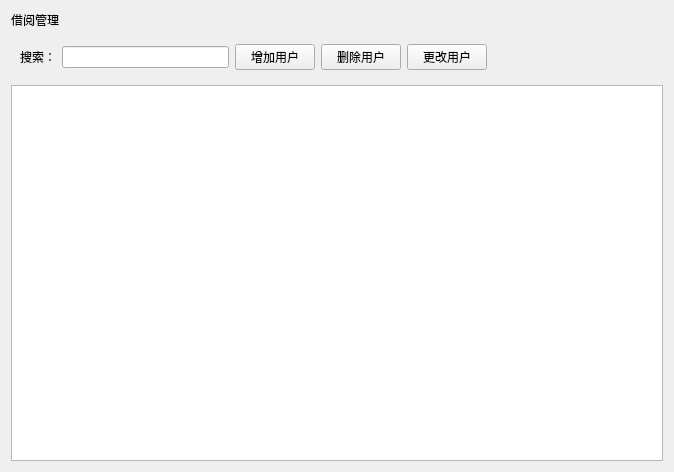
<?xml version="1.0" encoding="UTF-8"?>
<ui version="4.0">
 <class>Borrow_manage</class>
 <widget class="QWidget" name="Borrow_manage">
  <property name="geometry">
   <rect>
    <x>0</x>
    <y>0</y>
    <width>674</width>
    <height>472</height>
   </rect>
  </property>
  <property name="windowTitle">
   <string>Borrow_manage</string>
  </property>
  <layout class="QGridLayout" name="gridLayout_3">
   <item row="0" column="0">
    <layout class="QGridLayout" name="gridLayout_2">
     <item row="0" column="0">
      <widget class="QLabel" name="label_2">
       <property name="text">
        <string>借阅管理</string>
       </property>
      </widget>
     </item>
     <item row="1" column="0">
      <widget class="QWidget" name="widget" native="true">
       <layout class="QGridLayout" name="gridLayout">
        <item row="0" column="0">
         <widget class="QLabel" name="label">
          <property name="text">
           <string>搜索：</string>
          </property>
          <property name="alignment">
           <set>Qt::AlignRight|Qt::AlignTrailing|Qt::AlignVCenter</set>
          </property>
         </widget>
        </item>
        <item row="0" column="1">
         <widget class="QLineEdit" name="lineEdit"/>
        </item>
        <item row="0" column="2">
         <widget class="QPushButton" name="pushButton">
          <property name="text">
           <string>增加用户</string>
          </property>
         </widget>
        </item>
        <item row="0" column="3">
         <widget class="QPushButton" name="pushButton_2">
          <property name="text">
           <string>删除用户</string>
          </property>
         </widget>
        </item>
        <item row="0" column="4">
         <widget class="QPushButton" name="pushButton_3">
          <property name="text">
           <string>更改用户</string>
          </property>
         </widget>
        </item>
        <item row="0" column="5">
         <spacer name="horizontalSpacer">
          <property name="orientation">
           <enum>Qt::Horizontal</enum>
          </property>
          <property name="sizeHint" stdset="0">
           <size>
            <width>40</width>
            <height>20</height>
           </size>
          </property>
         </spacer>
        </item>
       </layout>
      </widget>
     </item>
     <item row="2" column="0">
      <widget class="QTableView" name="tableView"/>
     </item>
    </layout>
   </item>
  </layout>
 </widget>
 <resources/>
 <connections/>
</ui>
